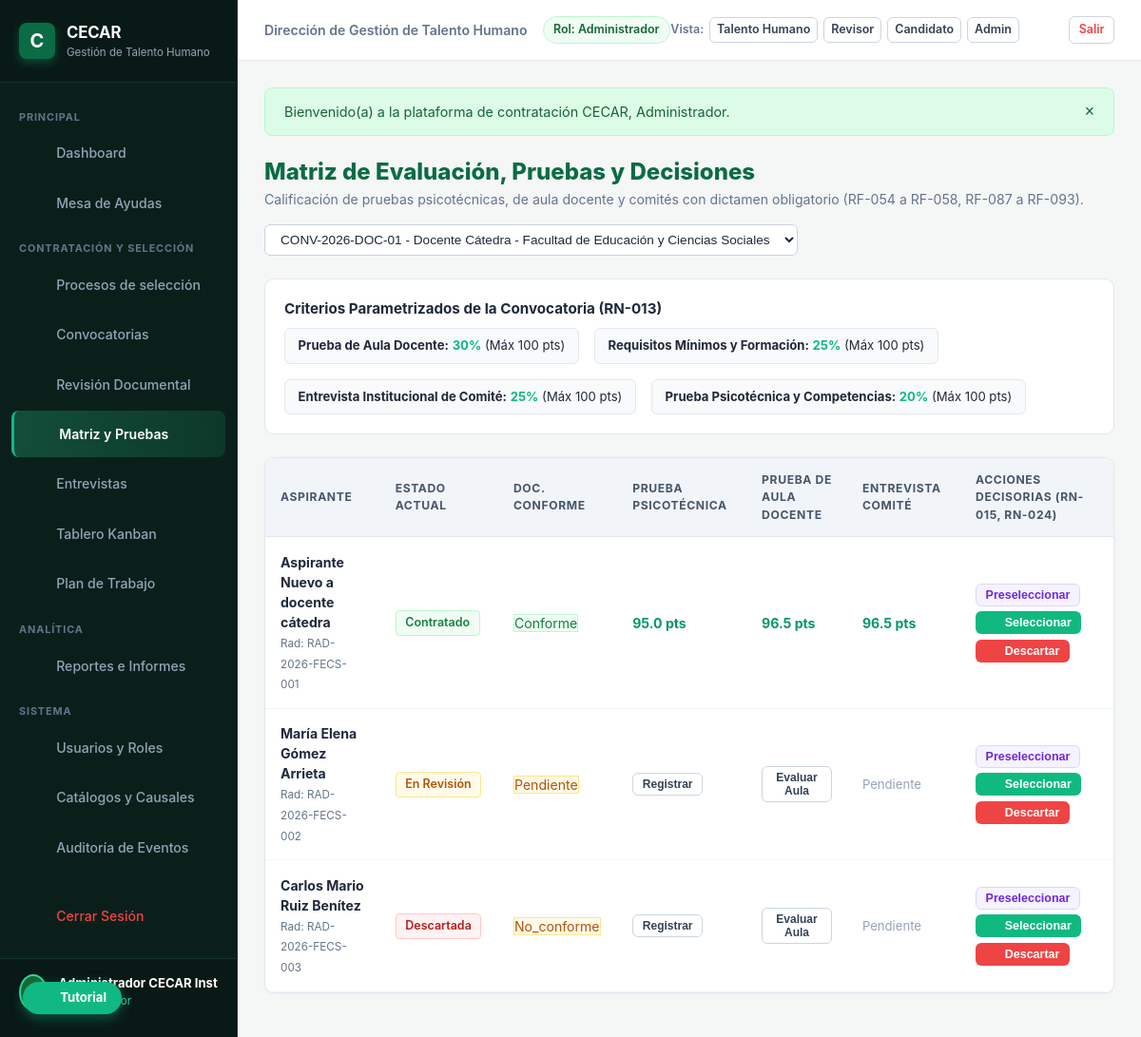
/index.php?c=Evaluacion&a=matriz (signed in), run on the app's committed database.
### tables this page shows
CREATE TABLE criterios_evaluacion (
    id INTEGER PRIMARY KEY AUTOINCREMENT,
    convocatoria_id INTEGER NOT NULL,
    etapa VARCHAR(50) NOT NULL, -- documental, psicotecnica, conocimiento, aula, entrevista
    nombre VARCHAR(150) NOT NULL,
    descripcion TEXT,
    puntaje_maximo REAL NOT NULL DEFAULT 100,
    ponderacion REAL NOT NULL DEFAULT 100,
    obligatorio INTEGER NOT NULL DEFAULT 1,
    FOREIGN KEY (convocatoria_id) REFERENCES convocatorias(id) ON DELETE CASCADE
);

CREATE TABLE "postulaciones" (
        id INTEGER PRIMARY KEY AUTOINCREMENT,
        convocatoria_id INTEGER NOT NULL,
        usuario_id INTEGER NOT NULL,
        codigo_radicado VARCHAR(50) NOT NULL UNIQUE,
        estado VARCHAR(40) NOT NULL DEFAULT 'borrador', 
        resultado_documental VARCHAR(30) NOT NULL DEFAULT 'pendiente',
        porcentaje_avance INTEGER NOT NULL DEFAULT 0,
        version INTEGER NOT NULL DEFAULT 1,
        declaracion_veracidad INTEGER NOT NULL DEFAULT 0,
        fecha_declaracion DATETIME,
        fecha_postulacion DATETIME NOT NULL DEFAULT CURRENT_TIMESTAMP,
        fecha_envio DATETIME,
        motivo_descarte TEXT,
        causal_descarte_id VARCHAR(50),
        etapa_actual VARCHAR(50) NOT NULL DEFAULT 'revision_documental',
        banco_talento_consentimiento INTEGER NOT NULL DEFAULT 0,
        notas_internas TEXT,
        FOREIGN KEY (convocatoria_id) REFERENCES convocatorias(id) ON DELETE CASCADE,
        FOREIGN KEY (usuario_id) REFERENCES usuarios(id) ON DELETE CASCADE,
        UNIQUE (convocatoria_id, usuario_id)
    );

CREATE TABLE "usuarios" (
        id INTEGER PRIMARY KEY AUTOINCREMENT,
        nombres VARCHAR(100) NOT NULL,
        apellidos VARCHAR(100) NOT NULL,
        tipo_documento VARCHAR(10) NOT NULL DEFAULT 'CC',
        numero_documento VARCHAR(30) NOT NULL UNIQUE,
        correo VARCHAR(150) NOT NULL UNIQUE,
        telefono VARCHAR(30),
        ciudad VARCHAR(100) DEFAULT 'Sincelejo',
        direccion VARCHAR(200),
        password_hash VARCHAR(255) NOT NULL,
        rol VARCHAR(30) NOT NULL DEFAULT 'candidato',
        dependencia_id INTEGER,
        cargo_interno VARCHAR(150),
        activo INTEGER NOT NULL DEFAULT 1,
        ultimo_acceso DATETIME,
        fecha_creacion DATETIME NOT NULL DEFAULT CURRENT_TIMESTAMP,
        FOREIGN KEY (rol) REFERENCES roles(id) ON DELETE RESTRICT,
        FOREIGN KEY (dependencia_id) REFERENCES dependencias(id) ON DELETE SET NULL
    );

### app/Controllers/EvaluacionController.php (called while the page is built, shortened)
<?php
class EvaluacionController {
    public function matriz(Request $request): void {
        $convocatoriaId = (int)$request->get('convocatoria_id', 1);
        $convocatorias = Convocatoria::getAll();
        $pdo = Database::getConnection();
        $stmtCriterios = $pdo->prepare("SELECT * FROM criterios_evaluacion WHERE convocatoria_id = :cid ORDER BY etapa, id ASC");
        $stmtCriterios->execute([':cid' => $convocatoriaId]);
        $criterios = $stmtCriterios->fetchAll();
        $stmtPost = $pdo->prepare("
            SELECT p.*, u.nombres, u.apellidos, u.numero_documento,
                   (SELECT calificacion FROM pruebas WHERE postulacion_id = p.id AND tipo = 'psicotecnica' LIMIT 1) as nota_psicotecnica,
                   (SELECT calificacion FROM pruebas WHERE postulacion_id = p.id AND tipo = 'aula_docente' LIMIT 1) as nota_aula,
                   (SELECT puntaje FROM resultados_entrevista WHERE entrevista_id IN (SELECT id FROM entrevistas WHERE postulacion_id = p.id) AND tipo = 'consolidado' LIMIT 1) as nota_entrevista
            FROM postulaciones p
            JOIN usuarios u ON p.usuario_id = u.id
            WHERE p.convocatoria_id = :cid AND p.estado NOT IN ('borrador', 'retirada')
            ORDER BY p.id ASC
        ");
        $stmtPost->execute([':cid' => $convocatoriaId]);
        $postulaciones = $stmtPost->fetchAll();
        $causales = $pdo->query("SELECT * FROM catalogos WHERE grupo = 'causales_descarte' AND activo = 1 ORDER BY orden ASC")->fetchAll();
        View::render('evaluacion.matriz', [
            'convocatorias' => $convocatorias,
            'convocatoriaId' => $convocatoriaId,
            'criterios' => $criterios,
            'postulaciones' => $postulaciones,
            'causales' => $causales
        ], 'main');
    }
}

### app/Core/Router.php (called while the page is built, shortened)
<?php
class Router {
    public static function dispatch(): void {
        $request = new Request();
        $actionName = $request->get('a');
        $controller = new $controllerClass();
        $controller->$actionName($request);
    }
}

### public/index.php (called while the page is built, shortened)
<?php
try {
    Router::dispatch();
} catch (Throwable $e) {
    error_log("Error en la ejecución de la aplicación: " . $e->getMessage() . " en " . $e->getFile() . ":" . $e->getLine());
    http_response_code(500);
    if (APP_ENV === 'development') {
        echo "<div style='font-family: sans-serif; padding: 2rem; background: #fee2e2; border: 1px solid #ef4444; border-radius: 8px; margin: 2rem auto; max-width: 800px;'>";
        echo "<h2 style='color: #991b1b;'>Error 500 en la Aplicación</h2>";
        echo "<p><strong>Mensaje:</strong> " . htmlspecialchars($e->getMessage()) . "</p>";
        echo "<p><strong>Archivo:</strong> " . htmlspecialchars($e->getFile()) . " (Línea: " . $e->getLine() . ")</p>";
        echo "<pre style='background: #fff; padding: 1rem; border-radius: 6px; overflow: auto;'>" . htmlspecialchars($e->getTraceAsString()) . "</pre>";
        echo "</div>";
    } else {
        echo "<div style='font-family: sans-serif; padding: 3rem; text-align: center;'>";
        echo "<h2>Error Inesperado</h2><p>Ocurrió un error en el servidor. Por favor comuníquese con Mesa de Ayuda CECAR.</p>";
        echo "</div>";
    }
}

### app/Models/Convocatoria.php (called while the page is built, shortened)
<?php
class Convocatoria {
    public static function getAll(array $filtros = []): array {
        $pdo = Database::getConnection();
        $sql = "
            SELECT c.*, d.nombre as dependencia_nombre,
                   (SELECT COUNT(*) FROM postulaciones p WHERE p.convocatoria_id = c.id) as total_postulados
            FROM convocatorias c
            LEFT JOIN dependencias d ON c.dependencia_id = d.id
            WHERE 1=1
        ";
        $params = [];
        $sql .= " ORDER BY c.fecha_creacion DESC";
        $stmt = $pdo->prepare($sql);
        $stmt->execute($params);
        return $stmt->fetchAll();
    }
}

### app/Core/Request.php (called while the page is built, shortened)
<?php
class Request {
    private array $get;
    public function __construct() {
        $this->get = $_GET;
    }
    public function get(string $key, $default = null) {
        return $this->get[$key] ?? $default;
    }
}

### views/evaluacion/matriz.php (the view, shortened to what this page needs)
<div style="margin-bottom: 1.5rem; display: flex; justify-content: space-between; align-items: center; flex-wrap: wrap; gap: 1rem;">
    <div>
        <h1 style="color: #0b6b44; font-size: 1.5rem; font-weight: 800;">
            Matriz de Evaluación, Pruebas y Decisiones
        </h1>
        <p style="color: #64748b; font-size: 0.88rem;">
            Calificación de pruebas psicotécnicas, de aula docente y comités con dictamen obligatorio (RF-054 a RF-058, RF-087 a RF-093).
        </p>
    </div>
    <form action="<?= BASE_URL ?>/index.php" method="GET" style="display: flex; gap: 0.5rem; align-items: center;">
        <select name="convocatoria_id" class="filter-control" onchange="this.form.submit()">
            <?php foreach ($convocatorias as $c): ?>
                <option value="<?= $c['id'] ?>" <?= ($convocatoriaId == $c['id']) ? 'selected' : '' ?>>
                    <?= htmlspecialchars($c['codigo'] . ' - ' . $c['cargo'], ENT_QUOTES, 'UTF-8') ?>
                </option>
            <?php endforeach; ?>
        </select>
    </form>
</div>
<div style="background: #ffffff; border: 1px solid var(--border-color); border-radius: 10px; padding: 1.25rem; margin-bottom: 1.5rem;">
    <h3 style="font-size: 0.95rem; font-weight: 700; color: #1e293b; margin-bottom: 0.5rem;">
        Criterios Parametrizados de la Convocatoria (RN-013)
    </h3>
    <div style="display: flex; gap: 1rem; flex-wrap: wrap;">
        <?php foreach ($criterios as $crit): ?>
            <div style="background: #f8fafc; border: 1px solid #e2e8f0; border-radius: 6px; padding: 0.5rem 0.85rem; font-size: 0.82rem;">
                <strong><?= htmlspecialchars($crit['nombre'], ENT_QUOTES, 'UTF-8') ?>:</strong>
                <span style="color: #10b981; font-weight: 700;"><?= $crit['ponderacion'] ?>%</span> (Máx <?= $crit['puntaje_maximo'] ?> pts)
            </div>
        <?php endforeach; ?>
    </div>
</div>
<div class="table-responsive">
    <table class="cecar-table">
        <thead>
            <tr>
                <th>Aspirante</th>
                <th>Estado Actual</th>
                <th>Doc. Conforme</th>
                <th>Prueba Psicotécnica</th>
                <th>Prueba de Aula Docente</th>
                <th>Entrevista Comité</th>
                <th>Acciones Decisorias (RN-015, RN-024)</th>
            </tr>
        </thead>
        <tbody>
            <?php if (empty($postulaciones)): ?>
                <tr><td colspan="7" style="text-align: center; color: #94a3b8; padding: 2rem;">No hay candidatos postulados para evaluar en esta convocatoria.</td></tr>
            <?php else: ?>
                <?php foreach ($postulaciones as $p): ?>
                    <tr>
                        <td>
                            <div style="font-weight: 700; color: #1e293b;"><?= htmlspecialchars($p['nombres'] . ' ' . $p['apellidos'], ENT_QUOTES, 'UTF-8') ?></div>
                            <small style="color: #64748b;">Rad: <?= htmlspecialchars($p['codigo_radicado'], ENT_QUOTES, 'UTF-8') ?></small>
                        </td>
                        <td><?= FormatHelper::badgeEstado($p['estado']) ?></td>
                        <td>
                            <span class="badge" style="background: <?= ($p['resultado_documental'] === 'conforme') ? '#f0fdf4' : '#fffbeb' ?>; color: <?= ($p['resultado_documental'] === 'conforme') ? '#15803d' : '#b45309' ?>; border: 1px solid <?= ($p['resultado_documental'] === 'conforme') ? '#bbf7d0' : '#fde68a' ?>;">
                                <?= ucfirst($p['resultado_documental']) ?>
                            </span>
                        </td>
                        <td>
                            <?php if ($p['nota_psicotecnica'] !== null): ?>
                                <strong style="color: #059669;"><?= number_format($p['nota_psicotecnica'], 1) ?> pts</strong>
                            <?php else: ?>
                                <button onclick="abrirModalPrueba(<?= $p['id'] ?>, 'psicotecnica', '<?= htmlspecialchars($p['nombres'] . ' ' . $p['apellidos'], ENT_QUOTES, 'UTF-8') ?>')" class="btn btn-secondary btn-sm" style="font-size: 0.75rem;">
                                    <span>Registrar</span>
                                </button>
                            <?php endif; ?>
                        </td>
                        <td>
                            <?php if ($p['nota_aula'] !== null): ?>
                                <strong style="color: #059669;"><?= number_format($p['nota_aula'], 1) ?> pts</strong>
                            <?php else: ?>
                                <button onclick="abrirModalPrueba(<?= $p['id'] ?>, 'aula_docente', '<?= htmlspecialchars($p['nombres'] . ' ' . $p['apellidos'], ENT_QUOTES, 'UTF-8') ?>')" class="btn btn-secondary btn-sm" style="font-size: 0.75rem;">
                                    <span>Evaluar Aula</span>
                                </button>
                            <?php endif; ?>
                        </td>
                        <td>
                            <?php if ($p['nota_entrevista'] !== null): ?>
                                <strong style="color: #059669;"><?= number_format($p['nota_entrevista'], 1) ?> pts</strong>
                            <?php else: ?>
                                <span style="color: #94a3b8; font-size: 0.82rem;">Pendiente</span>
                            <?php endif; ?>
                        </td>
                        <td>
                            <div style="display: flex; gap: 0.35rem; flex-wrap: wrap;">
                                <form action="<?= BASE_URL ?>/index.php?c=Evaluacion&a=tomarDecision" method="POST" style="display: inline;">
                                    <button type="submit" class="btn btn-secondary btn-sm" title="Preseleccionar para entrevista" style="background: #f5f3ff; color: #6d28d9; border-color: #ddd6fe;">
                                        Preseleccionar
                                    </button>
                                </form>
                                <form action="<?= BASE_URL ?>/index.php?c=Evaluacion&a=tomarDecision" method="POST" style="display: inline;" onsubmit="return confirm('¿Confirma la SELECCIÓN FINAL de este candidato? Pasará al módulo de contratación.');">
                                    <button type="submit" class="btn btn-success btn-sm" title="Seleccionar para vinculación" style="font-weight: 700;">
                                        <?= IconHelper::render('check', 13) ?> Seleccionar
                                    </button>
                                </form>
                                <button onclick="abrirModalDescarte(<?= $p['id'] ?>, '<?= htmlspecialchars($p['nombres'] . ' ' . $p['apellidos'], ENT_QUOTES, 'UTF-8') ?>')" class="btn btn-danger btn-sm" title="Descartar con causal">
                                    <?= IconHelper::render('x', 13) ?> Descartar
                                </button>
                            </div>
                        </td>
                    </tr>
                <?php endforeach; ?>
            <?php endif; ?>
        </tbody>
    </table>
</div>

### app/Helpers/FormatHelper.php (shortened to what this page needs)
<?php
class FormatHelper {
    public static function badgeEstado(string $estado): string {
        $key = strtolower(trim($estado));
        if (isset($map[$key])) {
            $colors = $map[$key];
        } else {
            $colors = ['bg' => '#f8fafc', 'text' => '#475569', 'border' => '#e2e8f0', 'label' => ucfirst($estado)];
        }
        $label = $colors['label'];
        return '<span class="badge" style="background-color: ' . $colors['bg'] . '; color: ' . $colors['text']
            . '; border: 1px solid ' . $colors['border'] . '; padding: 0.2rem 0.6rem; border-radius: 4px; font-size: 0.78rem; font-weight: 600; display: inline-flex; align-items: center; gap: 0.25rem;">'
            . htmlspecialchars($label, ENT_QUOTES, 'UTF-8') . '</span>';
    }
}

### app/Helpers/IconHelper.php (shortened to what this page needs)
<?php
class IconHelper {
    public static function render(string $name, int $size = 18, string $class = ''): string {
        $strokeWidth = '2';
        $style = sprintf('width: %dpx; height: %dpx; vertical-align: middle; display: inline-block;', $size, $size);
        $svgContent = $icons[$name] ?? $icons['file'];
        return sprintf(
            '<svg class="cecar-icon %s" style="%s" viewBox="0 0 24 24" fill="none" stroke="currentColor" stroke-width="%s" stroke-linecap="round" stroke-linejoin="round">%s</svg>',
            htmlspecialchars($class, ENT_QUOTES, 'UTF-8'),
            $style,
            $strokeWidth,
            $svgContent
        );
    }
}

### data on the page
criterios_evaluacion: nombre "Prueba de Aula Docente", ponderacion "30", puntaje_maximo "100"
criterios_evaluacion: nombre "Requisitos Mínimos y Formación", ponderacion "25", puntaje_maximo "100"
criterios_evaluacion: nombre "Entrevista Institucional de Comité", ponderacion "25", puntaje_maximo "100"
criterios_evaluacion: nombre "Prueba Psicotécnica y Competencias", ponderacion "20", puntaje_maximo "100"
postulaciones: usuario.apellidos "Aspirante Nuevo a docente cátedra", codigo_radicado "RAD-2026-FECS-001", estado "Contratado", resultado_documental "Conforme", nota_psicotecnica "95.0", nota_aula "96.5", nota_entrevista "96.5"
postulaciones: usuario.apellidos "María Elena Gómez Arrieta", codigo_radicado "RAD-2026-FECS-002", estado "En Revisión", resultado_documental "Pendiente"
postulaciones: usuario.apellidos "Carlos Mario Ruiz Benítez", codigo_radicado "RAD-2026-FECS-003", estado "Descartada", resultado_documental "No_conforme", shows "Pendiente"

### other printed values
AuthHelper::getDependenciaNombre() "Dirección de Gestión de Talento Humano"
AuthHelper::getRolNombre() "Administrador"
$f['mensaje'] "Bienvenido(a) a la plataforma de contratación CECAR, Administrador."
form field convocatoria_id "CONV-2026-DOC-01 - Docente Cátedra - Facultad de Educación y Ciencias Sociales"
